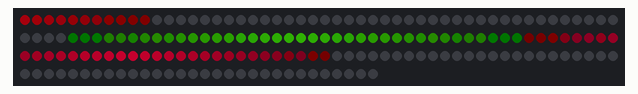
A sketch run on a simulated Arduino Uno, built with avr-gcc and run on an emulated ATmega328P. Parts: 180 RGB LEDs in strip order, left to right, continuing on the next row. Dim RGB values are drawn brighter than linear; colours are those a GRB WS2812 strip shows for the declared byte order; random numbers use the default seed unless the sketch sets one.

Above: at 10.9 s.
At 14.8 s:
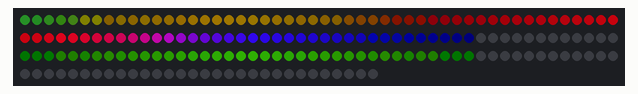
At 17.09 s:
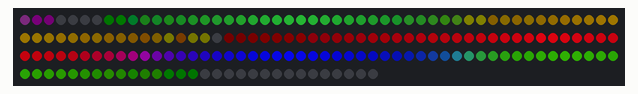
At 24.84 s:
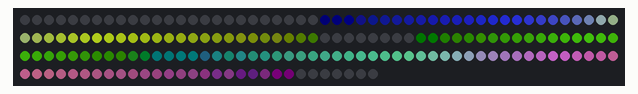
At 31.52 s:
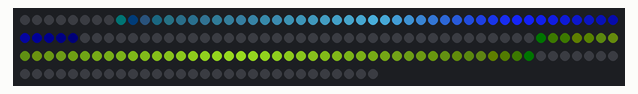
At 38.8 s:
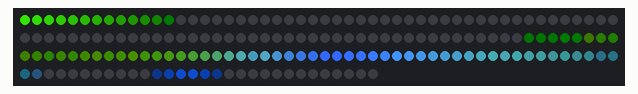

The sketch:

LED_Pulsar.ino
```cpp
/*
   Effect for WS2815 LED strips - multiple pulses heading the same direction but at different speeds and different hues.
   The program has been created for optimal memory usage.

   Tested on ESP8266

   Credits: litechniks (@github)
*/

#include <FastLED.h>
#include "pulse.h"


#define NUM_LEDS 180           //Number of LEDs in the strip, min 12 pcs
#define DATA_PIN 5            //Data pin on the controller
#define CLOCK_PIN 13          //Not needed for WS2815
//#define DEBUG                 //To see a representation of the pulses in the Serial Monitor (ruins performance)

CRGB global_leds[NUM_LEDS];   //global variable that holds the values of the LEDs
uint32_t system_time;         //used for timing of th debugging mesages

ledPulseArray pulsearray;     //array of light pulses
String debug;

void setup() {
  // put your setup code here, to run once:
  delay(3000);
  Serial.begin(115200);
  FastLED.addLeds<WS2813, DATA_PIN, RGB>(global_leds, NUM_LEDS);

}

void loop() {
  pulsearray.checkIfNewPulseNeeded();
  pulsearray.findInactivePulse();
  pulsearray.calcNextState();
  pulsearray.updateLedOutput();
#ifdef DEBUG
  if ((millis() - system_time) > 100) {
    debug = "";
    for (int i = 0; i < NUM_LEDS; i++) {
      debug += String(global_leds[i].red) + " ";
    }
    Serial.println(debug);
    system_time = millis();
  }
#endif
}
```

pulse.h
```cpp
/*
 * This code implement a single light pulse (ledPulse) and the array of pulses (ledPulseArray)
 * To minimize memory usage the pulse brightness info is not stored in an array but calculated in each iteration.
 * The virtual pulse array is defined by position (right-most element), start (first element to be displayed inside the array)
 * and end (last element to be displayed inside the array). The array is adjusted so it is always an even number.
 *
 * For example:
 * LED Array
 * 0 1 2 3 4 5 6 7 8 9 1 1 1 1 1 1
 *                     0 1 2 3 4 5
 *
 * Virtual Pulse Array (length: 4)
 * 3
 * 2 3
 * 1 2 3
 * 0 1 2 3
 *   0 1 2 3
 *             ...
 *                         0 1 2 3
 *                           0 1 2
 *                             0 1
 *                               0
 *
 *
 *
 * Credits: litechniks (@github)
 */


#define PULSE_NO 10       //maximum number of simultaneous light pulses
#define LED_RATE 5        //LED update rate

#ifndef pulse_H
#define pulse_H

// Class related to a single light pulse
class ledPulse {
  public:
    // Using the HSV model to minimize calculations - only brightness is iterated on
    struct HSV_struct
    {
      uint16_t hue;
      uint16_t saturation;
      uint16_t brightness;
    };
    HSV_struct HSV;
    // Brightness step is calculated during instantiation of the object to minimize calculations
    uint16_t brightness_step;
    // Leading edge of a pulse. Range 0..(NUM_LEDS + (length - 1))
    uint16_t pos;
    // Start of the light pulse - the index of the virtual pulse array
    int16_t start;
    // End of the light pulse - the index of the virtual pulse array
    int16_t end;
    // Length of the virtual ligth pulse array
    uint16_t length;
    // Speed of the light pulse
    uint16_t time_step;
    uint32_t last_update_time;
    bool marked_active;
    bool marked_for_deletion;
    //uint8_t pulse_array_index;

    ledPulse(void);
    // All pulses are instantiated at the beginning of the application so we are switching them active/disabled
    void setActive(void);
    // To check if the pulse went off the LED strip, also to calculate start and end indexes if at the edge of the LED strip
    void calcPulseIntBoundaries(void);
    // Adding the calculated values to the LED global
    void addValuesToLedArray(void);
    // Encapsulating other functions to simlifz calling
    void updatePulse(void);
    // Whenever a new pulse is added to the pulse array
    void reinitPulse(void);

};

//Class related to an array of light pulses
class ledPulseArray {
  public:
    // Array of light pulses
    ledPulse pulseArray[PULSE_NO];
    // To track the number of active pulses
    uint8_t no_of_pulses;
    // Array to track which pulses are active
    int8_t active_pulses[PULSE_NO];
    // Flag to show if the array needs to be recalculated
    bool marked_recalc;
    uint32_t lastLedUpdate;
    uint32_t lastTimePulseAdded;
    uint32_t nextPulseStep;

    ledPulseArray(void);
    // Create a new light pulse and register it in the active_pulses
    void createNewPulse(void);
    // Find pulses marked for deletion
    void findInactivePulse(void);
    // Remove the inactive pulse
    void removePulse(uint8_t index);
    // Calculate next state for all pulses and leds
    void calcNextState(void);
    // Actually output the LED array
    void updateLedOutput(void);
    // Generate new pulse after random time or if there are zero pulses
    void checkIfNewPulseNeeded(void);
};
#endif
```

pulse.ino
```cpp
ledPulse::ledPulse() {
  HSV.hue = 0;
  HSV.saturation = 0;
  HSV.brightness = 0;
  pos = 0;
  start = 0;
  end = 0;
  length = 0;
  time_step = 0;
  last_update_time = 0;
  marked_active = false;
  marked_for_deletion = false;
  brightness_step = 0;
}

void ledPulse::setActive() {
  marked_active = true;
}

void ledPulse::calcPulseIntBoundaries() {
  if (pos < length) {
    start = (length - 1) - pos;
    end = length - 1;
  }
  else {
    if (pos < NUM_LEDS) {
      start = 0;
      end = length - 1;
    }
    else {
      start = 0;
      end = (length - 1) - (pos - NUM_LEDS + 1);
      if (end < 0) {
        marked_for_deletion = true;  //still executes once
      }
    }
  }
}

void ledPulse::addValuesToLedArray() {
  uint16_t brightness_var = 0;
  uint16_t ptr;
  for (int i = start; i <= end; i++) {
    if (i < (length / 2)) {
      brightness_var = brightness_step * (i + 1);
    }
    else {
      brightness_var = HSV.brightness - brightness_step * (i  - (length / 2));
    }
    ptr = pos - length + 1 + i;
    if (ptr < 0 || ptr >= NUM_LEDS) {
      Serial.println("LED array address ERROR!");
    }
    global_leds[ptr] += CHSV((uint8_t)HSV.hue, (uint8_t)HSV.saturation, (uint8_t)brightness_var);
  }
}

void ledPulse::updatePulse() {
  if (marked_active) {
    if ((millis() - last_update_time) > time_step ) {
      ledPulse::addValuesToLedArray();
      pos++;
      calcPulseIntBoundaries();
      last_update_time = millis();
    }
    else {
      ledPulse::addValuesToLedArray();
    }
  }
}

void ledPulse::reinitPulse() {
  HSV.hue = (uint16_t)random(0, 255);
  HSV.saturation = (uint16_t)random(127, 255);
  HSV.brightness = (uint16_t)random(100, 255);
  pos = 0;
  start = 0;
  end = 0;
  length = (uint8_t)random(4, (NUM_LEDS / 3));
  if ((length % 2) == 1) {
    length++;
  }
  time_step = (uint16_t)random(10, 80);
  last_update_time = 0;
  marked_active = false;
  marked_for_deletion = false;
  brightness_step = HSV.brightness * 2 / length;
}

ledPulseArray::ledPulseArray() {
  no_of_pulses = 0;
  lastLedUpdate = 0;
  lastTimePulseAdded = 0;
  nextPulseStep = random(200, 6000);
  for (int i = 0; i < PULSE_NO; i++ ) {
    active_pulses[i] = -1;
  }
  marked_recalc = true;
}

void ledPulseArray::createNewPulse() {
  bool quit = false;
  int i = 0;
  if (no_of_pulses < (PULSE_NO)) {
    while (!quit) {
      if (active_pulses[i] == -1) {
        quit = true;
      }
      else {
        i++;
      }
    }
    active_pulses[i] = 1;
    pulseArray[i].reinitPulse();
    pulseArray[i].calcPulseIntBoundaries();
    pulseArray[i].setActive();
    no_of_pulses++;
  }
}

void ledPulseArray::removePulse(uint8_t index) {
  active_pulses[index] = -1;
  no_of_pulses--;

}

void ledPulseArray::findInactivePulse() {
  for (int i = 0; i < PULSE_NO; i++ ) {
    if (pulseArray[i].marked_for_deletion) {
      pulseArray[i].marked_for_deletion = false;
      pulseArray[i].marked_active = false;
      removePulse(i);
    }
  }
}

void ledPulseArray::calcNextState() {
  if (marked_recalc) {
    for (int i = 0; i < NUM_LEDS; i++) {
      global_leds[i] = CHSV(0, 0, 0);
    }
    for (int i = 0; i < PULSE_NO; i++) {
      pulseArray[i].updatePulse();
    }
    marked_recalc = false;
  }
}

void ledPulseArray::updateLedOutput() {
  if ((millis() - lastLedUpdate) > LED_RATE) {
    FastLED.show();
    marked_recalc = true;
    lastLedUpdate = millis();
  }
  else {
    delay(1);
  }
}

void ledPulseArray::checkIfNewPulseNeeded() {
  if ((millis() - lastTimePulseAdded) > nextPulseStep ) {
    createNewPulse();
    nextPulseStep = random(200, 5000);
    lastTimePulseAdded = millis();
  }
  if (no_of_pulses == 0) {
    createNewPulse();
  }
}
```
